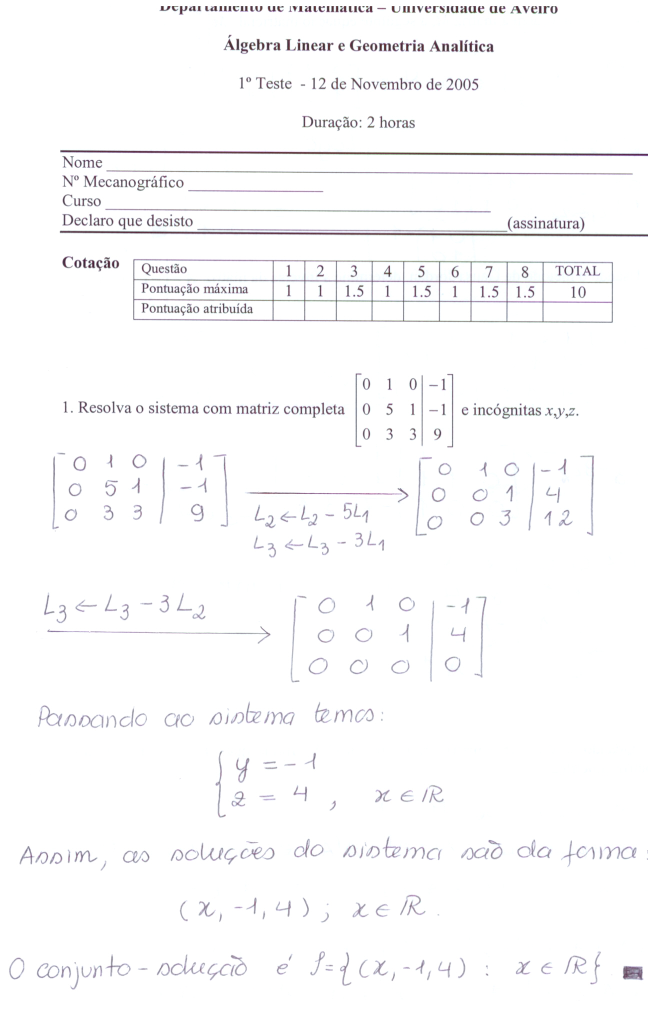
#> input picture Ano_1/ALGA/Exames/Exames 2005-2006/Resoluçãoteste1_12_NOV/RESOLUCAOTESTE12NOV05-pag1.jpg, 1296 x 2019 px (shown at 1/2 size)
$ python -i effects.py   (imports and definitions only)
#> lines starting #> are read from the running program, lines starting #| are printed output that depends on the picture
#> further down, picture is the input picture: PIL image 1296x2019 RGB; mean R, G, B 250.1, 249.8, 250.5
#encoding=utf-8

from PIL import Image
import math

#####################################
### Basic Image Edition Functions ###
#####################################

""" This file contains all the effects that apply one single visual change to the image.
    The objective is to make as much effects as possible by manipulationg pixels directly,
    avoiding as much as possible to use Pillow library of custom effects.
    Still, Pillow functions will be left commented for comparison purposes."""


def thumbnail(im):
    """Auxiliar function - creates 50x50 thumbnail with top and bottom transparent margins"""
    im = resize_wh(im,50,38)
#> in resize_wh, `im = im.resize(dimension, resample = Image.LANCZOS)`:
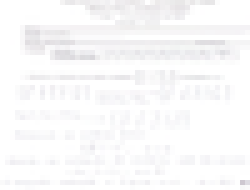
#> im: PIL image 50x38 RGB (shown 5 times larger); mean R, G, B 249.8, 249.5, 250.3
    im.convert("RGBA")
    new_im = Image.new("RGBA", (50,50))
#> new_im: PIL image 50x50 RGBA; every value is 0
    new_im.putalpha(0)
    width, height = new_im.size
#> width = 50; height = 50
    for x in range(width):
        for y in range(height):
            if y > 6 and y < 45:
                p = im.getpixel( (x,y-7) )
                new_im.putpixel( (x,y), (p[0], p[1], p[2]) )
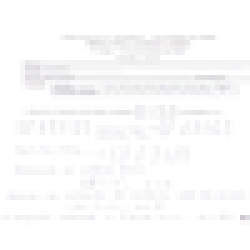
#> new_im: PIL image 50x50 RGBA (shown 5 times larger); mean R, G, B, A 189.9, 189.6, 190.2, 193.8; transparent parts drawn white
    return new_im


# [32 lines left out: function standard_format, not called in this run]


def resize_wh(im, width, height):
    """Auxiliar function - Resizes image to new width and height. Avoids calculating dimention in each effect"""
    dimension = ( int(width), int(height) )
    im = im.resize(dimension, resample = Image.LANCZOS)
    return im


# [396 lines left out: functions resize_nearest, crop, rotate, contrast, saturation, luminosity and 14 more, not called in this run]

>>> from PIL import Image
>>> picture = Image.open('../../../../ALGA/Exames/Exames 2005-2006/Resoluçãoteste1_12_NOV/RESOLUCAOTESTE12NOV05-pag1.jpg')
>>> result = thumbnail(picture)

$ run again, on Ano_1/ALGA/Exames/Exames 2005-2006/Resoluçãoteste1_12_NOV/RESOLUCAOTESTE12NOV05-pag2.jpg
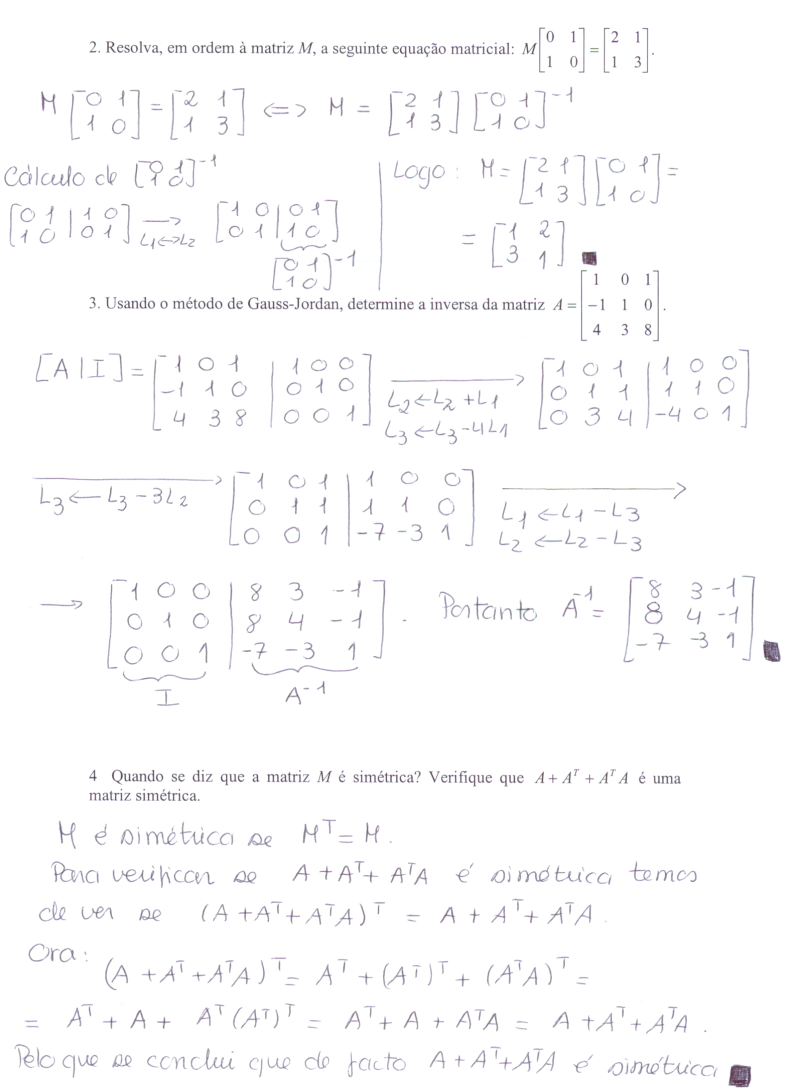
#> input picture Ano_1/ALGA/Exames/Exames 2005-2006/Resoluçãoteste1_12_NOV/RESOLUCAOTESTE12NOV05-pag2.jpg, 1589 x 2178 px (shown at 1/2 size)
#> picture is the input picture: PIL image 1589x2178 RGB; mean R, G, B 251.4, 251.2, 251.9
#> in resize_wh, `im = im.resize(dimension, resample = Image.LANCZOS)`:
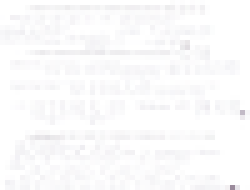
#> im: PIL image 50x38 RGB (shown 5 times larger); mean R, G, B 251.2, 250.9, 251.7
#> after the loop in thumbnail, `for x in range(width):`:
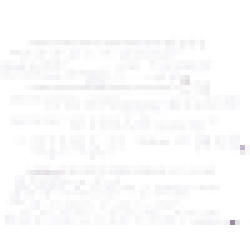
#> new_im: PIL image 50x50 RGBA (shown 5 times larger); mean R, G, B, A 190.9, 190.7, 191.3, 193.8; transparent parts drawn white

$ run again, on Ano_1/ALGA/Exames/Exames 2005-2006/Resoluçãoteste1_12_NOV/RESOLUCAOTESTE12NOV05-pag3.jpg
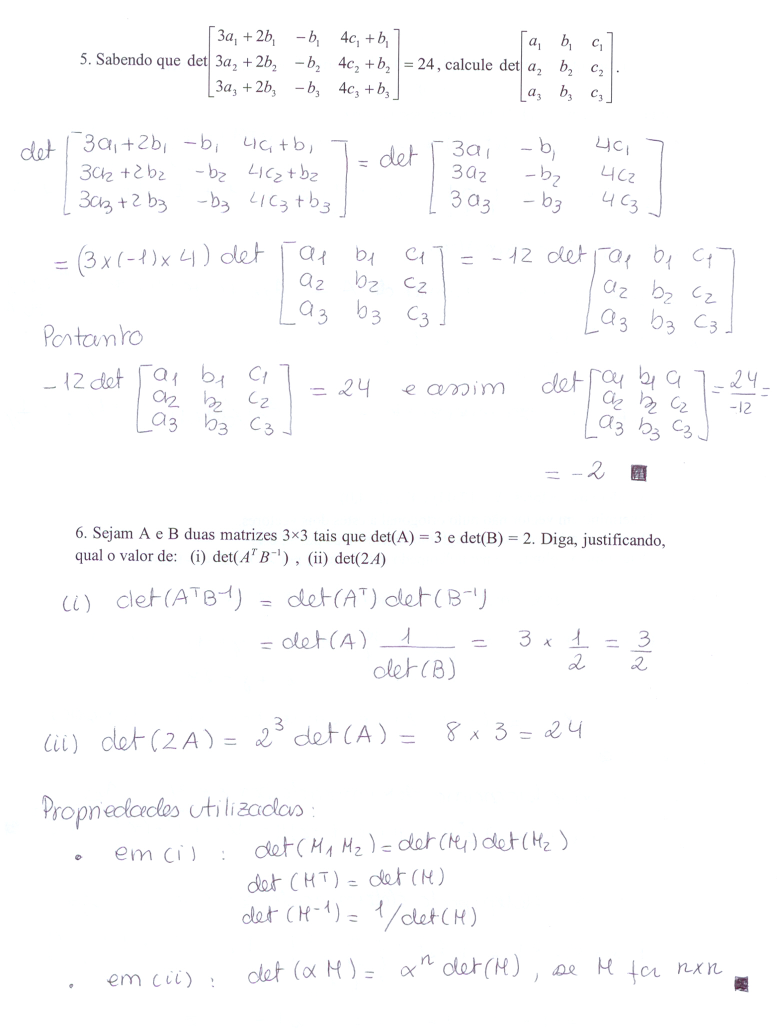
#> input picture Ano_1/ALGA/Exames/Exames 2005-2006/Resoluçãoteste1_12_NOV/RESOLUCAOTESTE12NOV05-pag3.jpg, 1564 x 2055 px (shown at 1/2 size)
#> picture is the input picture: PIL image 1564x2055 RGB; mean R, G, B 251.7, 251.6, 252.2
#> in resize_wh, `im = im.resize(dimension, resample = Image.LANCZOS)`:
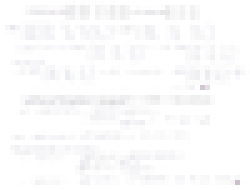
#> im: PIL image 50x38 RGB (shown 5 times larger); mean R, G, B 251.4, 251.3, 251.9
#> after the loop in thumbnail, `for x in range(width):`:
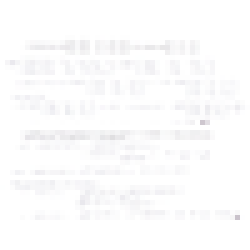
#> new_im: PIL image 50x50 RGBA (shown 5 times larger); mean R, G, B, A 191.1, 191, 191.5, 193.8; transparent parts drawn white

$ run again, on Ano_1/ALGA/Exames/Exames 2005-2006/Resoluçãoteste1_12_NOV/RESOLUCAOTESTE12NOV05-pag4.jpg
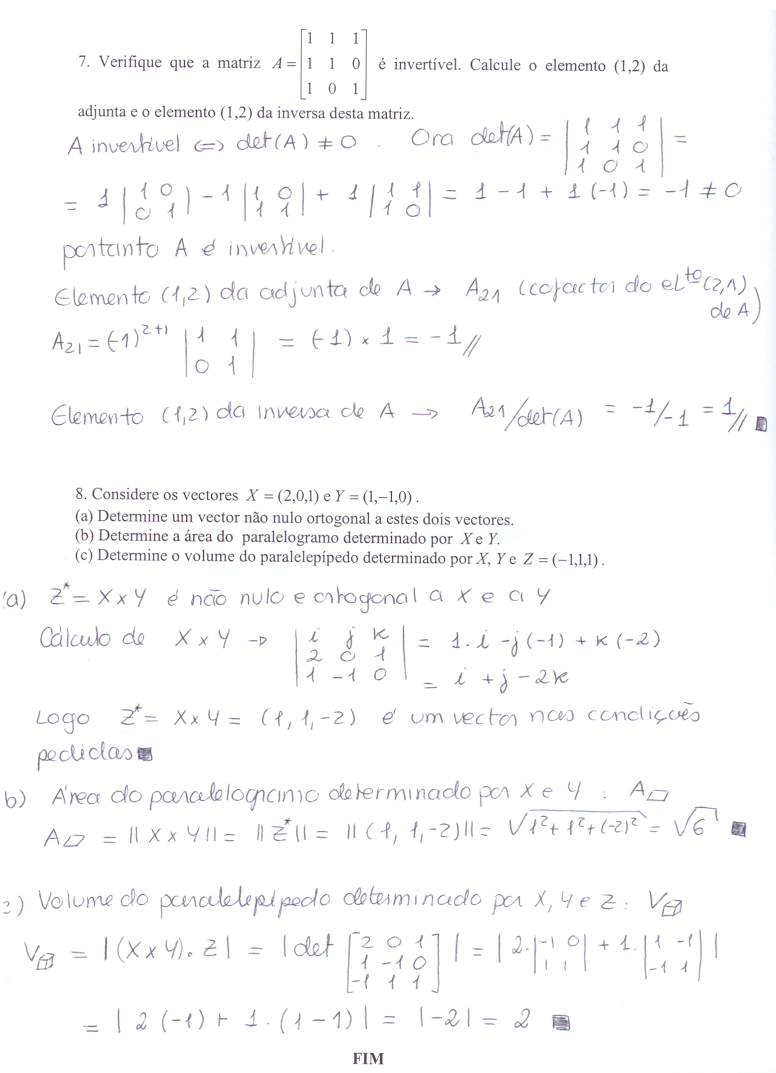
#> input picture Ano_1/ALGA/Exames/Exames 2005-2006/Resoluçãoteste1_12_NOV/RESOLUCAOTESTE12NOV05-pag4.jpg, 1551 x 2145 px (shown at 1/2 size)
#> picture is the input picture: PIL image 1551x2145 RGB; mean R, G, B 250.7, 250.5, 251.2
#> in resize_wh, `im = im.resize(dimension, resample = Image.LANCZOS)`:
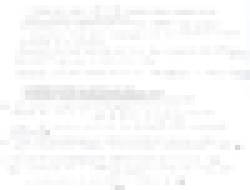
#> im: PIL image 50x38 RGB (shown 5 times larger); mean R, G, B 250.4, 250.2, 251
#> after the loop in thumbnail, `for x in range(width):`:
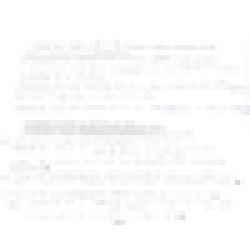
#> new_im: PIL image 50x50 RGBA (shown 5 times larger); mean R, G, B, A 190.3, 190.1, 190.8, 193.8; transparent parts drawn white
